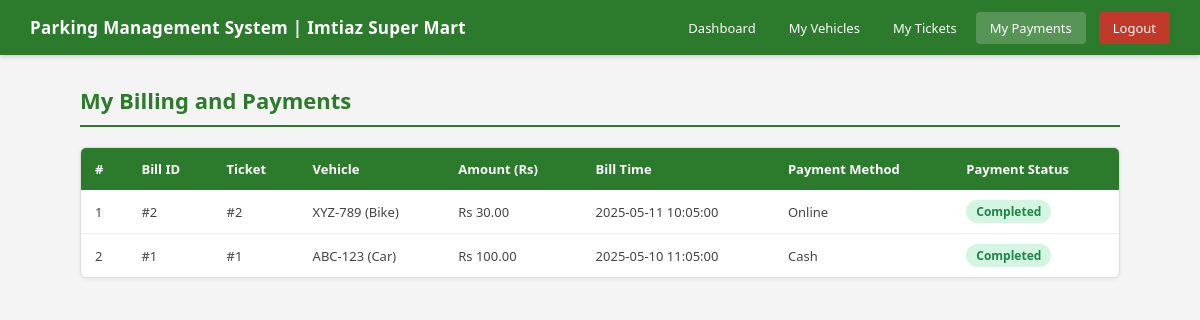
/driver/my_payments.php (signed in), run on the app's committed database.
### tables this page shows
CREATE TABLE IF NOT EXISTS Billing (
    Bill_ID   INT AUTO_INCREMENT PRIMARY KEY,
    Ticket_ID INT NOT NULL UNIQUE,
    Rate_ID   INT NOT NULL,
    Amount    DECIMAL(10,2) NOT NULL,
    Bill_Time DATETIME NOT NULL,
    FOREIGN KEY (Ticket_ID) REFERENCES Parking_Ticket(Ticket_ID) ON DELETE CASCADE,
    FOREIGN KEY (Rate_ID) REFERENCES Parking_Rate(Rate_ID) ON DELETE RESTRICT
);

CREATE TABLE IF NOT EXISTS Parking_Ticket (
    Ticket_ID  INT AUTO_INCREMENT PRIMARY KEY,
    Entry_Time DATETIME NOT NULL,
    Exit_Time  DATETIME DEFAULT NULL,
    Vehicle_ID INT NOT NULL,
    Slot_ID    INT NOT NULL,
    FOREIGN KEY (Vehicle_ID) REFERENCES Vehicle(Vehicle_ID) ON DELETE CASCADE,
    FOREIGN KEY (Slot_ID) REFERENCES Parking_Slot(Slot_ID) ON DELETE CASCADE,
    CONSTRAINT chk_exit_after_entry CHECK (Exit_Time IS NULL OR Exit_Time > Entry_Time)
);

CREATE TABLE IF NOT EXISTS Vehicle (
    Vehicle_ID     INT AUTO_INCREMENT PRIMARY KEY,
    Vehicle_Number VARCHAR(50) NOT NULL UNIQUE,
    Vehicle_Type   VARCHAR(50) NOT NULL,
    User_ID        INT NOT NULL,
    FOREIGN KEY (User_ID) REFERENCES Driver(User_ID) ON DELETE CASCADE
);

CREATE TABLE IF NOT EXISTS Payment (
    Payment_ID     INT AUTO_INCREMENT PRIMARY KEY,
    Bill_ID        INT NOT NULL UNIQUE,
    Payment_Method ENUM('Cash', 'Card', 'Online', 'Wallet') NOT NULL,
    Payment_Time   DATETIME NOT NULL,
    Payment_Status ENUM('Pending', 'Completed', 'Failed', 'Refunded') NOT NULL DEFAULT 'Pending',
    FOREIGN KEY (Bill_ID) REFERENCES Billing(Bill_ID) ON DELETE CASCADE
);

### driver/my_payments.php (the view, shortened to what this page needs)
<?php
require_once '../db.php';
$user_id = $_SESSION['user_id'];
$stmt = $conn->prepare("
    SELECT b.Bill_ID, b.Amount, b.Bill_Time,
           pt.Ticket_ID, pt.Entry_Time, pt.Exit_Time,
           v.Vehicle_Number, v.Vehicle_Type,
           pr.Rate_Per_Hour,
           p.Payment_ID, p.Payment_Method, p.Payment_Time, p.Payment_Status
    FROM Billing b
    JOIN Parking_Ticket pt ON b.Ticket_ID = pt.Ticket_ID
    JOIN Vehicle v ON pt.Vehicle_ID = v.Vehicle_ID
    JOIN Parking_Rate pr ON b.Rate_ID = pr.Rate_ID
    LEFT JOIN Payment p ON b.Bill_ID = p.Bill_ID
    WHERE v.User_ID = ?
    ORDER BY b.Bill_ID DESC
");
$stmt->bind_param("i", $user_id);
$stmt->execute();
$records = $stmt->get_result();
?>
<!DOCTYPE html>
<html lang="en">
<head>
    <link rel="stylesheet" href="../style.css">
</head>
<body>
<nav class="navbar">
    <div class="brand">Parking Management System | Imtiaz Super Mart</div>
    <div class="nav-links">
        <a href="dashboard.php">Dashboard</a>
        <a href="my_vehicle.php">My Vehicles</a>
        <a href="my_tickets.php">My Tickets</a>
        <a href="my_payments.php" class="active">My Payments</a>
        <a href="../logout.php" class="logout">Logout</a>
    </div>
</nav>
<div class="page-container">
    <div class="page-title">My Billing and Payments</div>
    <div class="table-wrapper">
        <table>
            <thead>
                <tr>
                    <th>#</th>
                    <th>Bill ID</th>
                    <th>Ticket</th>
                    <th>Vehicle</th>
                    <th>Amount (Rs)</th>
                    <th>Bill Time</th>
                    <th>Payment Method</th>
                    <th>Payment Status</th>
                </tr>
            </thead>
            <tbody>
            <?php
            $i = 1;
            while ($row = $records->fetch_assoc()):
                $badge = 'badge-gray';
                $status = $row['Payment_Status'] ?? 'No Payment';
                if ($status === 'Completed') $badge = 'badge-green';
                elseif ($status === 'Failed')    $badge = 'badge-red';
                elseif ($status === 'Pending')   $badge = 'badge-yellow';
                elseif ($status === 'Refunded')  $badge = 'badge-blue';
            ?>
                <tr>
                    <td><?php echo $i++; ?></td>
                    <td>#<?php echo $row['Bill_ID']; ?></td>
                    <td>#<?php echo $row['Ticket_ID']; ?></td>
                    <td><?php echo htmlspecialchars($row['Vehicle_Number']); ?> (<?php echo $row['Vehicle_Type']; ?>)</td>
                    <td>Rs <?php echo number_format($row['Amount'], 2); ?></td>
                    <td><?php echo $row['Bill_Time']; ?></td>
                    <td><?php echo $row['Payment_Method'] ?? '-'; ?></td>
                    <td><span class="badge <?php echo $badge; ?>"><?php echo htmlspecialchars($status); ?></span></td>
                </tr>
            <?php endwhile; ?>
            </tbody>
        </table>
    </div>
</div>
</body>
</html>

### style.css (style rules this page uses)
* { margin: 0; padding: 0; box-sizing: border-box; }
body { font-family: 'Segoe UI', Tahoma, Geneva, Verdana, sans-serif; background-color: #f4f4f4; color: #333; font-size: 15px; }
a { text-decoration: none; color: inherit; }
.navbar { background-color: #2c7a2c; color: #fff; padding: 0 30px; display: flex; align-items: center; justify-content: space-between; height: 55px; box-shadow: 0 2px 4px rgba(0,0,0,0.15); }
.navbar .brand { font-size: 17px; font-weight: 700; letter-spacing: 0.3px; }
.navbar .nav-links { display: flex; gap: 5px; align-items: center; }
.navbar .nav-links a { color: #fff; padding: 7px 14px; border-radius: 4px; font-size: 13px; transition: background 0.2s; }
.navbar .nav-links a:hover, .navbar .nav-links a.active { background-color: rgba(255,255,255,0.2); }
.navbar .nav-links a.logout { background-color: #c0392b; margin-left: 8px; }
.page-container { padding: 30px; max-width: 1100px; margin: 0 auto; }
.page-title { font-size: 22px; font-weight: 700; color: #2c7a2c; margin-bottom: 20px; padding-bottom: 10px; border-bottom: 2px solid #2c7a2c; }
.table-wrapper { background-color: #fff; border: 1px solid #ddd; border-radius: 6px; overflow: auto; box-shadow: 0 1px 4px rgba(0,0,0,0.07); }
table { width: 100%; border-collapse: collapse; }
table thead { background-color: #2c7a2c; color: #fff; }
table thead th { padding: 12px 14px; text-align: left; font-size: 13px; font-weight: 600; }
table tbody tr { border-bottom: 1px solid #eee; }
table tbody tr:last-child { border-bottom: none; }
table tbody td { padding: 10px 14px; font-size: 13px; color: #444; }
.badge { padding: 3px 10px; border-radius: 12px; font-size: 12px; font-weight: 600; display: inline-block; }
.badge-green { background-color: #d5f5e3; color: #1e8449; }

### data on the page
billing: Bill_ID "2", Ticket_ID.Ticket_ID "2", vehicle.Vehicle_Number "XYZ-789", vehicle.Vehicle_Type "Bike", Amount "30.00", Bill_Time "2025-05-11 10:05:00", payment.Payment_Method "Online", payment.Payment_Status "Completed"
billing: Bill_ID "1", Ticket_ID.Ticket_ID "1", vehicle.Vehicle_Number "ABC-123", vehicle.Vehicle_Type "Car", Amount "100.00", Bill_Time "2025-05-10 11:05:00", payment.Payment_Method "Cash", payment.Payment_Status "Completed"
